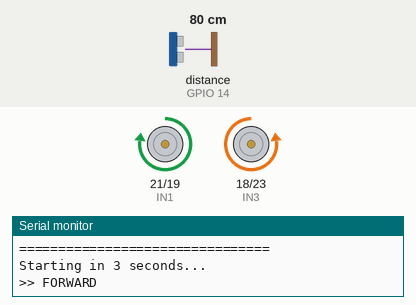
The sketch below on a simulated ESP32. Parts: motor-driver pin pairs drawn as motors (green arrow = first pin HIGH = forward, orange = second pin HIGH = backward, longer = more drive, scaled by the enable pin), the last lines printed to the serial monitor. Wiring (inferred from the names in the program): ultrasonic range finder: trigger GPIO 13; echo GPIO 14. The inputs (shaded band) are chosen by the test bench; at power-on: distance to the obstacle (sensor on GPIO 14) 80 cm. The echo pulse lasts 58.3 µs per cm.

Above: at 4.3 s.
4.4 s: distance to the obstacle (sensor on GPIO 14) set to 43 cm
5.9 s: distance to the obstacle (sensor on GPIO 14) set to 36 cm
At 6.41 s:
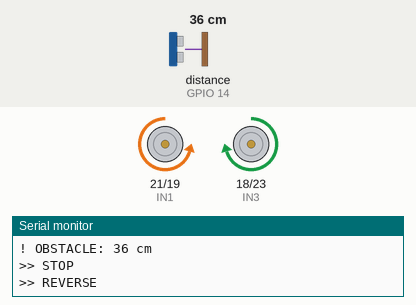
At 7.35 s:
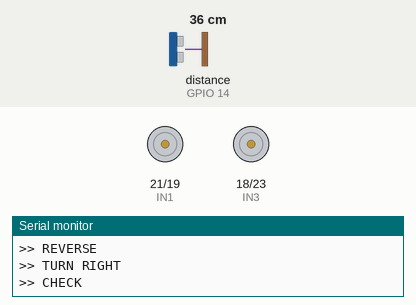
11.9 s: distance to the obstacle (sensor on GPIO 14) set to 60 cm
14.6 s: distance to the obstacle (sensor on GPIO 14) set to 2 cm
At 15.66 s:
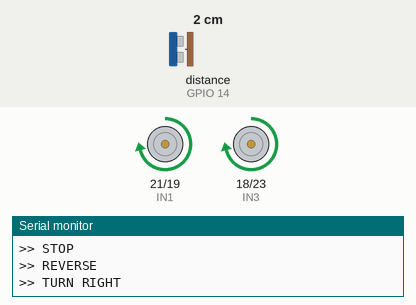
Timing chart, 0 to 18.6 s (numbered marks = the images above; inputs shaded):
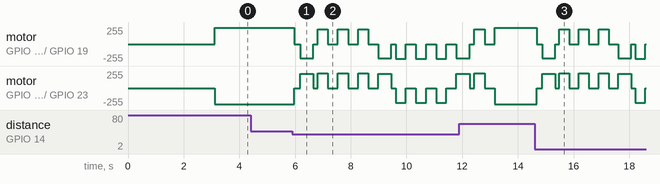

The sketch:

Autonomous_drive.ino
```cpp
// ===========================================
// AUTONOMOUS DRIVING CAR - ESP32
// ===========================================
// Single ultrasonic sensor, obstacle avoidance
// Smart escape: alternates turn direction when stuck
// ===========================================

// ---------- Ultrasonic Sensor Pins ----------
#define TRIG_PIN 13
#define ECHO_PIN 14

// ---------- Motor Pins (L298N) ----------
#define IN1 21  // Left motor direction A
#define IN2 19  // Left motor direction B
#define IN3 18  // Right motor direction A
#define IN4 23  // Right motor direction B
#define ENA 25  // Left motor speed (PWM)
#define ENB 26  // Right motor speed (PWM)

// ---------- Motor Configuration ----------
const bool LEFT_MOTOR_REVERSED  = false;
const bool RIGHT_MOTOR_REVERSED = true;

// ---------- PWM Settings ----------
const int PWM_FREQ = 1000;
const int PWM_RESOLUTION = 8;

// ---------- Speed Settings ----------
const int AUTONOMOUS_SPEED = 85;      // Reduced from 80 to save battery
const int TURN_SPEED = 55;            // Reduced - slower turns save battery
const int REVERSE_SPEED = 50;         // Speed when reversing
const int MIN_PWM = 180;              // Minimum PWM to move motors

// ---------- Obstacle Avoidance Settings ----------
const int OBSTACLE_DISTANCE_CM = 40;  // React when obstacle closer than this
const int REVERSE_TIME_MS = 500;      // How long to reverse (increased)
const int TURN_TIME_MS = 400;         // How long to turn (reduced - was turning too much)
const int MAX_TURN_ATTEMPTS = 3;      // After this many turns, try opposite direction

// ---------- State Machine ----------
enum CarState {
  DRIVING_FORWARD,
  STOPPING,
  REVERSING,
  TURNING,
  RESUMING
};

CarState currentState = DRIVING_FORWARD;
unsigned long stateStartTime = 0;

// ---------- Escape Logic ----------
int turnAttempts = 0;           // How many times we've turned in current escape
bool turnDirectionRight = true; // Current turn direction

// ===========================================
// SENSOR FUNCTIONS
// ===========================================

float readSingleDistance() {
  digitalWrite(TRIG_PIN, LOW);
  delayMicroseconds(2);
  digitalWrite(TRIG_PIN, HIGH);
  delayMicroseconds(10);
  digitalWrite(TRIG_PIN, LOW);

  long duration = pulseIn(ECHO_PIN, HIGH, 30000);

  if (duration == 0) {
    return 999;
  }

  return duration * 0.0343 / 2;
}

float getDistance() {
  return readSingleDistance();
}

// ===========================================
// MOTOR FUNCTIONS
// ===========================================

int speedToPWM(int speedPercent) {
  if (speedPercent == 0) return 0;
  int pwm = map(abs(speedPercent), 1, 100, MIN_PWM, 255);
  return constrain(pwm, 0, 255);
}

void setLeftMotor(int speedPercent) {
  int direction = speedPercent;
  if (LEFT_MOTOR_REVERSED) direction = -direction;

  int pwm = speedToPWM(speedPercent);

  if (direction > 0) {
    digitalWrite(IN1, HIGH);
    digitalWrite(IN2, LOW);
  } else if (direction < 0) {
    digitalWrite(IN1, LOW);
    digitalWrite(IN2, HIGH);
  } else {
    digitalWrite(IN1, LOW);
    digitalWrite(IN2, LOW);
    pwm = 0;
  }
  ledcWrite(ENA, pwm);
}

void setRightMotor(int speedPercent) {
  int direction = speedPercent;
  if (RIGHT_MOTOR_REVERSED) direction = -direction;

  int pwm = speedToPWM(speedPercent);

  if (direction > 0) {
    digitalWrite(IN3, HIGH);
    digitalWrite(IN4, LOW);
  } else if (direction < 0) {
    digitalWrite(IN3, LOW);
    digitalWrite(IN4, HIGH);
  } else {
    digitalWrite(IN3, LOW);
    digitalWrite(IN4, LOW);
    pwm = 0;
  }
  ledcWrite(ENB, pwm);
}

void stopMotors() {
  digitalWrite(IN1, LOW);
  digitalWrite(IN2, LOW);
  digitalWrite(IN3, LOW);
  digitalWrite(IN4, LOW);
  ledcWrite(ENA, 0);
  ledcWrite(ENB, 0);
}

void driveForward(int speed) {
  setLeftMotor(speed);
  setRightMotor(speed);
}

void driveBackward(int speed) {
  setLeftMotor(-speed);
  setRightMotor(-speed);
}

void turn(int speed, bool right) {
  int pwm = speedToPWM(speed);

  if (right) {
    // Turn RIGHT: left forward, right backward
    int leftDir = LEFT_MOTOR_REVERSED ? -1 : 1;
    if (leftDir > 0) {
      digitalWrite(IN1, HIGH);
      digitalWrite(IN2, LOW);
    } else {
      digitalWrite(IN1, LOW);
      digitalWrite(IN2, HIGH);
    }

    int rightDir = RIGHT_MOTOR_REVERSED ? 1 : -1;
    if (rightDir > 0) {
      digitalWrite(IN3, HIGH);
      digitalWrite(IN4, LOW);
    } else {
      digitalWrite(IN3, LOW);
      digitalWrite(IN4, HIGH);
    }
  } else {
    // Turn LEFT: left backward, right forward
    int leftDir = LEFT_MOTOR_REVERSED ? 1 : -1;
    if (leftDir > 0) {
      digitalWrite(IN1, HIGH);
      digitalWrite(IN2, LOW);
    } else {
      digitalWrite(IN1, LOW);
      digitalWrite(IN2, HIGH);
    }

    int rightDir = RIGHT_MOTOR_REVERSED ? -1 : 1;
    if (rightDir > 0) {
      digitalWrite(IN3, HIGH);
      digitalWrite(IN4, LOW);
    } else {
      digitalWrite(IN3, LOW);
      digitalWrite(IN4, HIGH);
    }
  }

  ledcWrite(ENA, pwm);
  ledcWrite(ENB, pwm);
}

// ===========================================
// STATE MACHINE
// ===========================================

void changeState(CarState newState) {
  currentState = newState;
  stateStartTime = millis();

  switch (newState) {
    case DRIVING_FORWARD:
      Serial.println(">> FORWARD");
      break;
    case STOPPING:
      Serial.println(">> STOP");
      break;
    case REVERSING:
      Serial.println(">> REVERSE");
      break;
    case TURNING:
      Serial.print(">> TURN ");
      Serial.println(turnDirectionRight ? "RIGHT" : "LEFT");
      break;
    case RESUMING:
      Serial.println(">> CHECK");
      break;
  }
}

unsigned long getTimeInState() {
  return millis() - stateStartTime;
}

// ===========================================
// SETUP
// ===========================================

void setup() {
  Serial.begin(115200);
  delay(100);

  pinMode(TRIG_PIN, OUTPUT);
  pinMode(ECHO_PIN, INPUT);
  digitalWrite(TRIG_PIN, LOW);

  pinMode(IN1, OUTPUT);
  pinMode(IN2, OUTPUT);
  pinMode(IN3, OUTPUT);
  pinMode(IN4, OUTPUT);

  ledcAttach(ENA, PWM_FREQ, PWM_RESOLUTION);
  ledcAttach(ENB, PWM_FREQ, PWM_RESOLUTION);

  stopMotors();

  Serial.println("\n================================");
  Serial.println("  AUTONOMOUS CAR - SMART ESCAPE");
  Serial.println("================================");
  Serial.print("Obstacle: ");
  Serial.print(OBSTACLE_DISTANCE_CM);
  Serial.println(" cm");
  Serial.print("Speed: ");
  Serial.print(AUTONOMOUS_SPEED);
  Serial.println("%");
  Serial.println("================================\n");

  Serial.println("Starting in 3 seconds...");
  delay(3000);

  changeState(DRIVING_FORWARD);
}

// ===========================================
// MAIN LOOP
// ===========================================

void loop() {
  float distance = getDistance();

  switch (currentState) {

    case DRIVING_FORWARD:
      driveForward(AUTONOMOUS_SPEED);

      if (distance < OBSTACLE_DISTANCE_CM) {
        Serial.print("! OBSTACLE: ");
        Serial.print(distance, 0);
        Serial.println(" cm");
        turnAttempts = 0;  // Reset escape counter
        changeState(STOPPING);
      }
      break;

    case STOPPING:
      stopMotors();
      delay(150);  // Brief pause to let motors stop
      changeState(REVERSING);
      break;

    case REVERSING:
      driveBackward(REVERSE_SPEED);

      if (getTimeInState() >= REVERSE_TIME_MS) {
        stopMotors();
        delay(100);
        changeState(TURNING);
      }
      break;

    case TURNING:
      turn(TURN_SPEED, turnDirectionRight);

      if (getTimeInState() >= TURN_TIME_MS) {
        stopMotors();
        delay(100);
        turnAttempts++;
        changeState(RESUMING);
      }
      break;

    case RESUMING:
      stopMotors();
      delay(150);

      distance = getDistance();
      Serial.print("Check: ");
      Serial.print(distance, 0);
      Serial.println(" cm");

      if (distance >= OBSTACLE_DISTANCE_CM) {
        // Path clear!
        Serial.println("Path clear!");
        turnAttempts = 0;
        changeState(DRIVING_FORWARD);
      }
      else if (turnAttempts >= MAX_TURN_ATTEMPTS) {
        // Stuck! Switch direction and reverse more
        turnDirectionRight = !turnDirectionRight;  // Flip direction
        turnAttempts = 0;
        Serial.print("STUCK! Switching to ");
        Serial.println(turnDirectionRight ? "RIGHT" : "LEFT");
        changeState(REVERSING);  // Reverse again before turning other way
      }
      else {
        // Still blocked, turn more same direction
        Serial.println("Still blocked...");
        changeState(TURNING);
      }
      break;
  }

  delay(50);  // Small delay between loops
}
```

Measured:
- the behaviour switches between 41 and 40 cm on distance to the obstacle (sensor on GPIO 14) (found by bisection; images 0 and 1)
- after the input at 4.4 s, every drawn part: stays the same
